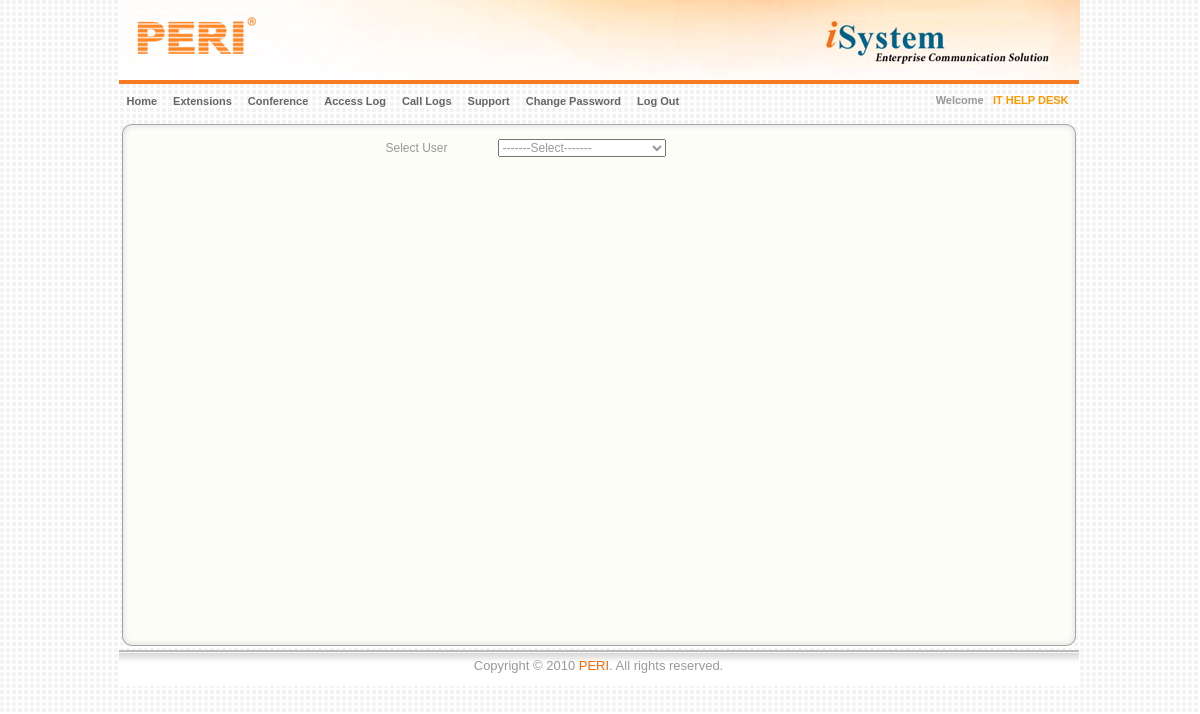
Page /userPrivileges.php (signed in) on the committed database.
### tables this page shows
CREATE TABLE `modules` (
  `moduleId` int(3) NOT NULL auto_increment,
  `moduleName` varchar(255) NOT NULL,
  `link` varchar(255) NOT NULL,
  `src` varchar(150) NOT NULL,
  `privilege` varchar(100) NOT NULL,
  PRIMARY KEY  (`moduleId`)
);

CREATE TABLE `users` (
  `userId` mediumint(10) NOT NULL auto_increment,
  `assignedClient` varchar(250) default NULL,
  `assignedProcess` varchar(250) default NULL,
  `customerId` varchar(200) NOT NULL,
  `typeOfUser` varchar(50) NOT NULL,
  `crmAssignedTo` varchar(36) default NULL,
  `extensionNo` varchar(30) default NULL,
  `escalationExtension` varchar(50) default NULL,
  `userName` varchar(250) NOT NULL,
  `passWord` varchar(255) NOT NULL,
  `ip` varchar(15) NOT NULL,
  `fname` char(50) NOT NULL,
  `lname` char(50) NOT NULL,
  `employeeId` varchar(200) default NULL,
  `status` char(8) NOT NULL,
  `loggedInStatus` varchar(100) default NULL,
  `calledAccountId` varchar(40) default NULL,
  `logs` int(5) NOT NULL,
  `userRoleId` varchar(255) default NULL,
  `parentUsers` varchar(255) default NULL,
  `prevParentUsers` varchar(250) default NULL,
  `sessionId` varchar(255) default NULL,
  `modules` mediumtext NOT NULL,
  PRIMARY KEY  (`userId`)
);

### mysql_connection.php (called while the page is built, shortened)
<?php
if(isset($_SESSION['hid']))
{
	$cust_cId=$_SESSION['u_Customer_Id'];
}
?>

### userPrivileges.php (the view, shortened to what this page needs)
<?php
include("mysql_connection.php");
?>
<!DOCTYPE html PUBLIC "-//W3C//DTD XHTML 1.0 Frameset//EN" "http://www.w3.org/TR/xhtml1/DTD/xhtml1-frameset.dtd">
<html xmlns="http://www.w3.org/1999/xhtml" xml:lang="en" lang="en" dir="ltr">
<head>
<link href="./css/style_new.css" rel="stylesheet" type="text/css" />
</head>
<form method=post name="customerprivileges" >
<div id="container">
		<div id="templatemo_container">
    <div id="templatemo_banner">
    	<div id="logo"></div>
        <div id="project_name"></div>
    </div>
    <div id="templatemo_menu_search">
        <div id="">
<?php
	include("menu.php");
?>
			<div id="maincontainer_fullpannel" class="clearfix">
			    <div id="fullpannel">
			    	<div class="f_top"></div>
				<div class="f_mid">
				<div style="height: auto; width: 430px;margin:auto ">
					<table width=100% class=normalfont cellpadding=0 border=0>
						<tr class=bold>
							<td width="110">Select User</td >
							<td width="110">
								<select name="seluser" onchange="javascript:redirect();">
									<option value="0">-------Select-------</option>
								</select>
							</td >
							<td>&nbsp;</td>
						</tr>
						<tr height="30">
							<td colspan="3" align="center" style="color:#ff9900;"><?php echo $_SESSION['mes'];?></td>
						</tr>
				</table>
				</div>
				</div>
<div class="f_bottom"></div>
	</div>
    </div>
<?php include('footer.php');unset($_SESSION['mes']);?>
</form>
</body>
</html>

### menu.php (shortened to what this page needs)
<?php
include("mysql_connection.php");
$sql="select * from users where userId='$cust_cId';";
$result=mysql_query($sql,$connection)or die(mysql_error());
$row= mysql_fetch_array($result);
$Name = $row['fname']."".$row['lname'];
$moduleid= explode(",",$row['modules']);
?>
<div id="stylefour">
	<?php
	echo "<ul>";
	if(strstr($_SERVER['PHP_SELF'],"headings.php"))
		echo "<li><a href='headings.php' class='current'>Home</a></li>";
	else
		echo "<li><a href='headings.php'>Home</a></li>";
	for($i=0,$j=1;$i<count($moduleid);$i++)
	{
		$privilege = explode("~",$moduleid[$i]);
		if($moduleid[$i]!="" && $privilege[1]!="0000")
		{
			$moduleQuery = mysql_query("SELECT link,src,moduleId,moduleName FROM modules WHERE moduleId = '".$moduleid[$i]."'",$connection);
			$row = mysql_fetch_row($moduleQuery);
			if(strstr($_SERVER['PHP_SELF'],$row[0]))
				echo "<li><a href='$row[0]' class='current'>$row[3]</a></li>";
			else
				echo "<li><a href='$row[0]'>$row[3]</a></li>";
		}
	}
	if(strstr($_SERVER['PHP_SELF'],"accessLog.php"))
		echo "<li><a href='accessLog.php' class='current'>Access Log</a></li>";
	else
		echo "<li><a href='accessLog.php'>Access Log</a></li>";
	if(strstr($_SERVER['PHP_SELF'],"callLogs.php"))
		echo "<li><a href='callLogs.php' class='current'>Call Logs</a></li>";
	else
		echo "<li><a href='callLogs.php'>Call Logs</a></li>";
	if(strstr($_SERVER['PHP_SELF'],"support.php"))
		echo "<li><a href='support.php' class='current'>Support</a></li>";
	else
		echo "<li><a href='support.php'>Support</a></li>";
	if(strstr($_SERVER['PHP_SELF'],"changeUserPass.php"))
		echo "<li><a href='changeUserPass.php' class='current'>Change Password</a></li>";
	else
		echo "<li><a href='changeUserPass.php'>Change Password</a></li>";
 	echo "<li><a href='index.php'>Log Out</a></li>";
echo "</ul>";
echo "<div style='float:right;position:absolute;right:10px;top:10px;'>Welcome&nbsp;&nbsp;  <span style='color:#ff9900'>$Name</span></div>";
?>
</div>

### css/style_new.css (style rules this page uses)
#container { width:963px;margin:0 auto; }
.clearfix { clear:both; }
* { color:#999999;font-family:Arial,Helvetica,sans-serif;font-size:1em;margin:0;padding:0; }
#maincontainer_fullpannel { margin:0px 2px; }
li { list-style-type:none; }
a:link, a:visited { text-decoration:none; }
#fullpannel { width:954px;color:#999999;font-family:Arial,Helvetica,sans-serif;font-size:1em;margin:auto; padding-top:1px; }
#fullpannel .f_top { height:11px;background:url(../images/fullpannel_top.png) no-repeat left top;width:954px; }
#fullpannel .f_mid { background:url(../images/fullpannel_mid.png) repeat-y left top;width:934px;padding:0 10px;color:#999999;font-family:Arial,Helvetica,sans-serif;font-size:12px;min-height:500px; }
#fullpannel .f_bottom { height:11px;background:url(../images/fullpannel_bottom.png) no-repeat left top;width:954px; }
#stylefour { position:relative;display:block;height:39px;font-size:11px;font-weight:bold;background:transparent url(../images/bgOFF.gif) repeat-x top left;font-family:Arial,Verdana,Helvitica,sans-serif;border-top:4px solid #F77920; }
#stylefour ul { margin:0;padding:0;list-style-type:none;width:auto; }
#stylefour ul li { display:block;float:left;margin:0; }
#stylefour ul li a { display:block;float:left;color:#666;text-decoration:none;padding:11px 8px 0 8px;height:23px;background:transparent url(../images/bgDIVIDER.gif) no-repeat top right; }
#templatemo_banner { background:url("../images/templatemo_banner_bg.jpg") no-repeat scroll 0 0 transparent; height:80px; margin:0 auto; width:960px; }
#templatemo_menu_search { clear:both; height:30px; width:960px; }
#templatemo_banner #logo { background:url("../images/PERI-Logo.gif") no-repeat scroll 0 0 transparent; float:left; height:55px; margin:15px 0 0 15px; width:295px; }
#templatemo_banner #project_name { float:right; background: url("../images/iSystem.gif") no-repeat scroll 0 0 transparent; font-size:30px; font-weight:bold; height:55px; margin-right:0px; margin-left:45px; margin-top:20px; text-align:right; width:255px; }

### rows in the picture
modules: moduleName "Extensions"
modules: moduleName "Conference"
users: Name "IT HELP DESK"
